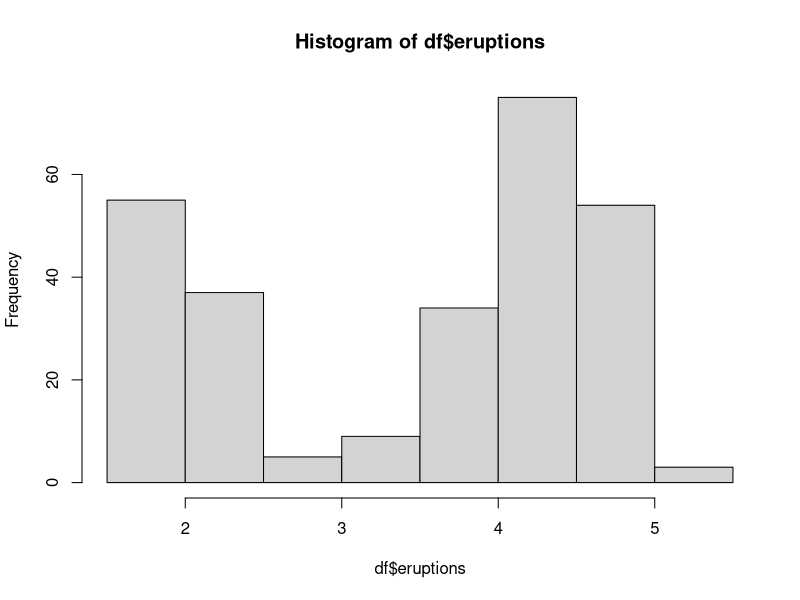
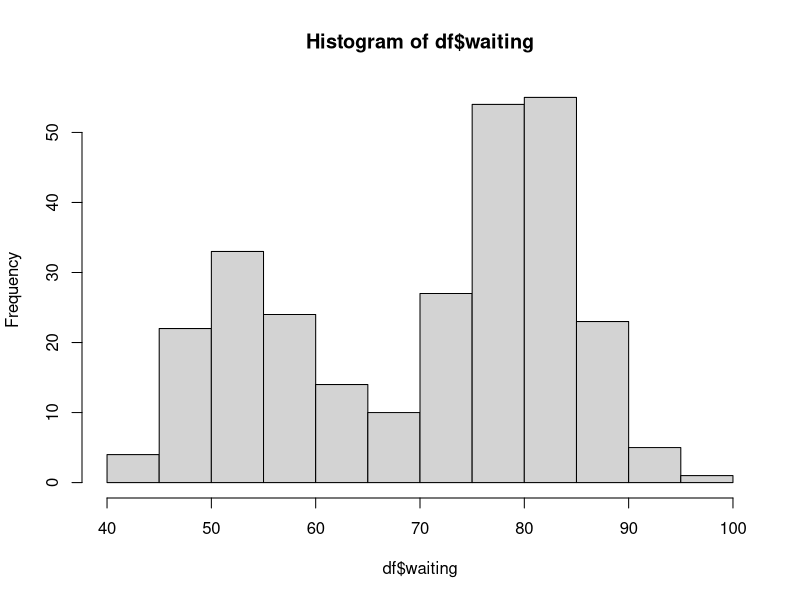
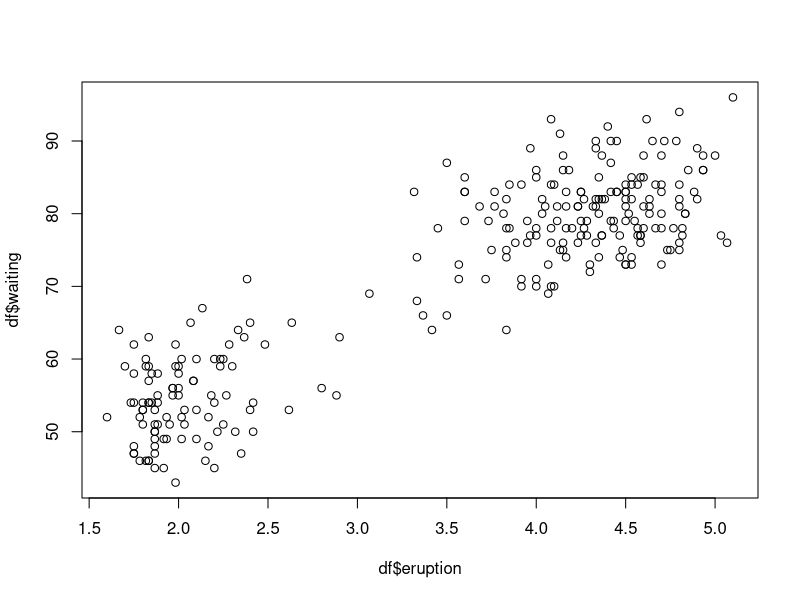
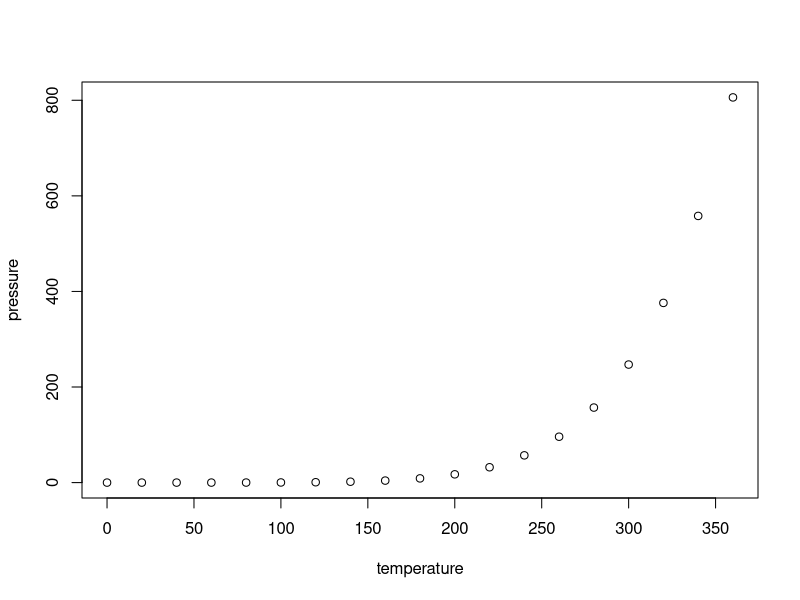

Generate these figures, in order, with R:
## ---- chunk 1
knitr::opts_chunk$set(echo = TRUE)
## ---- chunk 2

df <- faithful

## ---- chunk 3

summary(df)

## ---- chunk 4

hist(df$eruptions)

## ---- chunk 5

hist(df$waiting)

## ---- chunk 6

plot(df$eruption, df$waiting)

## ---- chunk 7
summary(cars)
## ---- chunk 8
plot(pressure)
